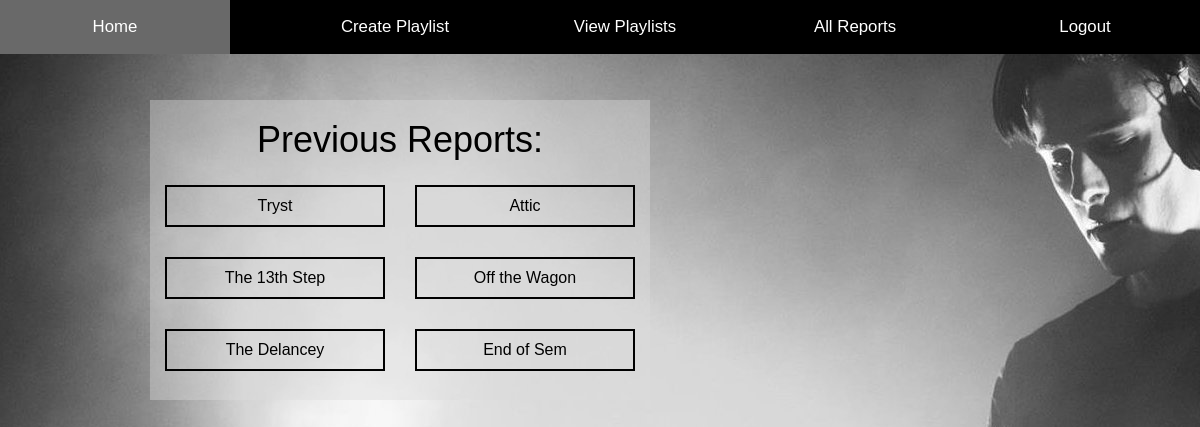
The page /allreports (signed in) on the database its author committed.
### app/models.py (models this page shows, shortened)
class Party(db.Model):
	party_id = db.Column(db.Integer, primary_key=True)
	party_name = db.Column(db.String(140))
	party_on = db.Column(db.Integer)
	created_by = db.relationship('User', secondary=creates, backref=db.backref('create_by'))
	plays_the = db.relationship('Playlist', secondary=plays, backref=db.backref('play_the'))

### app/routes.py (the view)
@app.route('/allreports')
@login_required
def allreports():
    if current_user.user_type == 'User':
        flash("You do not have persmission to access that page")
        return redirect(url_for('index'))
    report_dict = dict()
    report = Report.query.all()
    for r in report:
        party = Party.query.filter_by(party_id=r.party_id).first()
        if party not in report_dict:
            playlist = Playlist.query.join(plays).join(Party).filter(plays.c.party_id == party.party_id).first()
            report_dict[party] = playlist.playlist_id
    return render_template('allreports.html',reports=report_dict)

### app/models.py (called while the page is built)
@login.user_loader
def load_user(id):
    return User.query.get(int(id))

### app/templates/allreports.html (shortened to what this page needs)
<html>
    <head>
      <link rel="stylesheet" href="https://cdnjs.cloudflare.com/ajax/libs/font-awesome/4.7.0/css/font-awesome.min.css">
      <link rel="stylesheet" href="https://maxcdn.bootstrapcdn.com/bootstrap/3.3.7/css/bootstrap.min.css">
      <strong><link rel="stylesheet" href="{{ url_for('static', filename='css/main.css') }}"></strong>
    </head>
    <body class="song_accepts_body" style="background-image:url({{ url_for('static', filename='css/images/report_list.jpg') }}); background-repeat: no-repeat; background-attachment: fixed;">
        <div class="navbar1">
            <a href="{{ url_for('createparty') }}" style="float: left">Home</a>
            <a href="{{ url_for('logout') }}" style="float: right">Logout</a>
            <a href="{{ url_for('allreports') }}" style="float: right">All Reports</a>
            <a href="{{ url_for('allplaylist') }}" style="float: right">View Playlists</a>
            <a href="{{ url_for('createplaylist') }}" style="float: right">Create Playlist</a>
        </div>
        <div class="reports">
            <h1>Previous Reports:</h1>
            <table width="100%">
                {%- for row in reports|batch(2, '&nbsp;') %}
                <tr>
                    {%- for column in row %}
                        {% if column.party_id %}
                            <td class="report_cell">
                                <a href="/report/{{column.party_id}}/{{reports[column]}}">
                                <div class="report_box">
                                        {{ column.party_name }}
                                </div>
                                </a>
                            </td>
                        {% else %}
                            <td></td>
                        {% endif %}
                    {%- endfor %}
                </tr>
                {%- endfor %}
            </table>
        </div>
	</body>
</html>

### app/static/css/main.css (style rules this page uses)
.song_accepts_body { background-color: black; color: white; }
.navbar1 { overflow: hidden; background-color: black; text-align: left; margin: 0px; position: fixed; top: 0; width: 100%; z-index: 500; }
.navbar1 a { font-size: 120%; color: white; text-align: center; padding: 15px 55px; margin: 0px; width: 230px; text-decoration: none; font-family: "Trebuchet MS", Helvetica, sans-serif; }
.reports { background-color: rgba(220, 220, 220,0.4); width: 500px; position: absolute; top: 100px; left: 150px; font-family: "Trebuchet MS", Helvetica, sans-serif; color: black; padding-bottom: 1em; }
.reports h1 { text-align: center; }
.report_cell { width: 50%; text-align: center; padding: 15px; }
.report_box { padding: 10px; border:2px solid black; }
.report_cell a { color: black; text-decoration: none; }

### rows shown on the page
Party: party_name "Tryst"
Party: party_name "Attic"
Party: party_name "The 13th Step"
Party: party_name "Off the Wagon"
Party: party_name "The Delancey"
Party: party_name "End of Sem"
